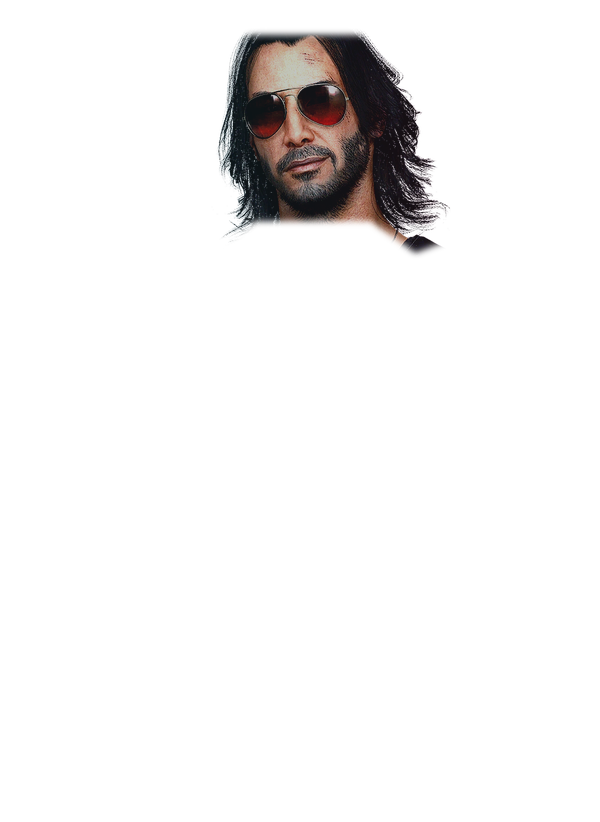
#> input picture assets/rig/rig_hair_back.png, 600 x 822 px; its folder holds 5 pictures in this run
$ python build_sprite_strips.py
#> lines starting #> are read from the running program, lines starting #| are printed output that depends on the picture
#> in build_beam_in_strip, `strip = Image.new("RGBA", (FW * FRAMES, FH), (0, 0, 0, 0))`: strip: PIL image 1920x329 RGBA; every value is 0
"""
Этап 11: Генератор горизонтальных покадровых PNG-лент (Sprite Strips, 8 кадров по 240x329 = 1920x329) в папке assets/strips/:
  - strip_beam_in.png       (материализация Джонни из лазерных лучей биочипа Relic при запуске)
  - strip_malorian_spin.png (фирменная прокрутка и перезарядка пистолета Malorian Arms 3516 с огненной вспышкой)
  - strip_sleep.png         (режим сна / ожидания с плавающими голограммами Zzz // RELIC STANDBY)
  - strip_walk.png          (8-кадровая походка вдоль верхней рамки окна для режима прогулки Wandering)
"""

import math
from pathlib import Path
import numpy as np
from PIL import Image, ImageDraw, ImageEnhance

ROOT_DIR = Path(__file__).resolve().parent.parent
RIG_DIR = ROOT_DIR / "assets" / "rig"
STRIPS_DIR = ROOT_DIR / "assets" / "strips"
STRIPS_DIR.mkdir(parents=True, exist_ok=True)

FW, FH = 240, 329
FRAMES = 8


def _load_rig_part(name: str) -> Image.Image:
#> called with name = 'rig_hair_back.png'
    p = RIG_DIR / name
    return Image.open(p).convert("RGBA").resize((FW, FH), Image.Resampling.LANCZOS)


def _assemble_pose(
    head_ang: float = 0.0,
    arm_r_ang: float = 0.0,
    arm_l_ang: float = 0.0,
    leg_l_ang: float = 0.0,
    leg_r_ang: float = 0.0,
    body_dy: int = 0,
) -> Image.Image:
    hair = _load_rig_part("rig_hair_back.png")
    leg_l = _load_rig_part("rig_leg_left.png")
#> call 2 of _load_rig_part, with name = 'rig_leg_left.png'
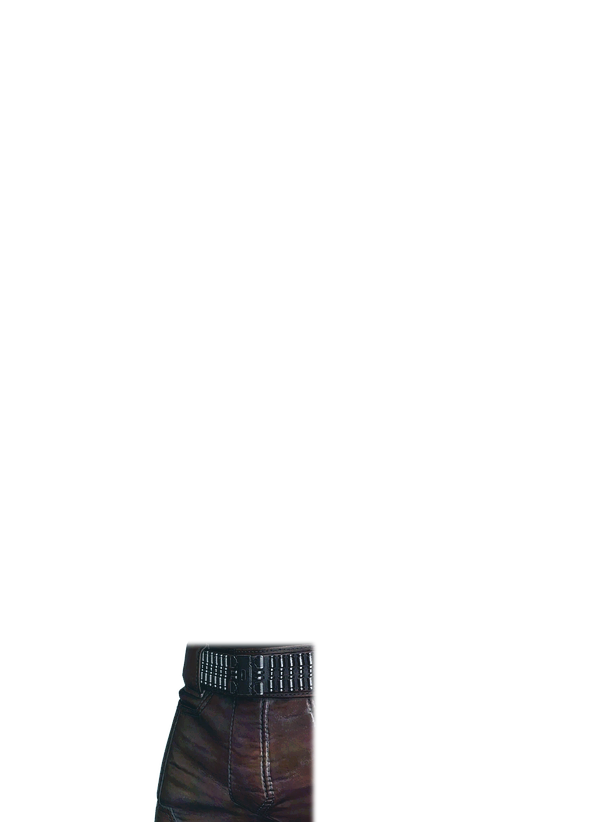
#> input picture assets/rig/rig_leg_left.png, 600 x 822 px
    leg_r = _load_rig_part("rig_leg_right.png")
#> call 3 of _load_rig_part, with name = 'rig_leg_right.png'
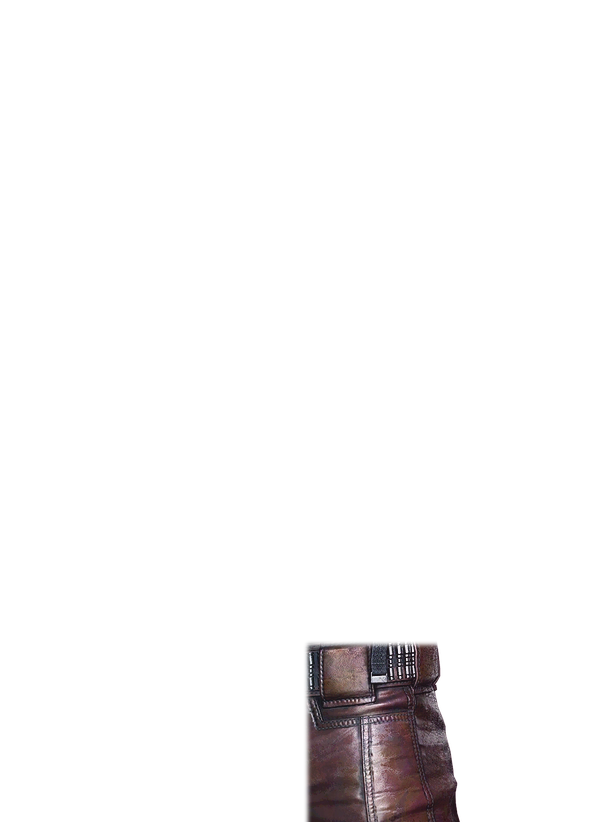
#> input picture assets/rig/rig_leg_right.png, 600 x 822 px
    lower = _load_rig_part("rig_lower.png")
#> call 4 of _load_rig_part, with name = 'rig_lower.png'
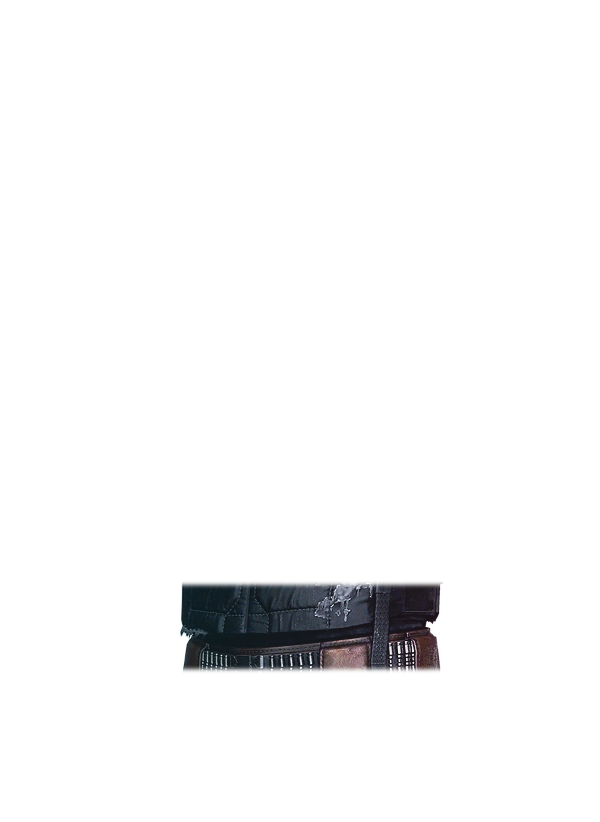
#> input picture assets/rig/rig_lower.png, 600 x 822 px
    torso = _load_rig_part("rig_torso.png")
    arm_r = _load_rig_part("rig_arm_right.png")
    arm_l = _load_rig_part("rig_arm_left.png")
    head = _load_rig_part("rig_head.png")
    glint = _load_rig_part("rig_glasses_glint.png")
    jaw = _load_rig_part("rig_jaw.png")

    canvas = Image.new("RGBA", (FW, FH), (0, 0, 0, 0))

    ll_rot = leg_l.rotate(leg_l_ang, center=(int(FW * 0.42), int(FH * 0.78)), resample=Image.Resampling.BICUBIC)
    lr_rot = leg_r.rotate(leg_r_ang, center=(int(FW * 0.60), int(FH * 0.78)), resample=Image.Resampling.BICUBIC)
    ar_rot = arm_r.rotate(arm_r_ang, center=(int(FW * 0.316), int(FH * 0.408)), resample=Image.Resampling.BICUBIC)
    al_rot = arm_l.rotate(arm_l_ang, center=(int(FW * 0.753), int(FH * 0.408)), resample=Image.Resampling.BICUBIC)
    hd_comb = Image.alpha_composite(Image.alpha_composite(head, glint), jaw)
    hd_rot = hd_comb.rotate(head_ang, center=(int(FW * 0.525), int(FH * 0.255)), resample=Image.Resampling.BICUBIC)
    hr_rot = hair.rotate(-head_ang * 0.7, center=(int(FW * 0.525), int(FH * 0.18)), resample=Image.Resampling.BICUBIC)

    upper = Image.new("RGBA", (FW, FH), (0, 0, 0, 0))
    for part in (hr_rot, torso, al_rot, hd_rot, ar_rot):
        upper = Image.alpha_composite(upper, part)

    canvas = Image.alpha_composite(canvas, ll_rot)
    canvas = Image.alpha_composite(canvas, lr_rot)
    canvas = Image.alpha_composite(canvas, lower)

    shifted_upper = Image.new("RGBA", (FW, FH), (0, 0, 0, 0))
    shifted_upper.paste(upper, (0, body_dy), upper)
    canvas = Image.alpha_composite(canvas, shifted_upper)
    return canvas


def build_beam_in_strip() -> None:
    strip = Image.new("RGBA", (FW * FRAMES, FH), (0, 0, 0, 0))
    base_pose = _assemble_pose()
    arr_base = np.array(base_pose, dtype=np.uint8)

    for i in range(FRAMES):
        progress = (i + 1) / FRAMES
        frame = Image.new("RGBA", (FW, FH), (0, 0, 0, 0))
        d = ImageDraw.Draw(frame)

        # Вертикальные лазерные лучи телепортации Relic (#00F0FF и #FF2A55)
        beam_w = int((1.0 - progress * 0.75) * 70) + 6
        cx = FW // 2
        if i < FRAMES - 1:
            d.rectangle((cx - beam_w, 0, cx + beam_w, FH), fill=(0, 240, 255, int((1.0 - progress) * 165)))
            d.line([(cx, 0), (cx, FH)], fill=(252, 238, 9, int((1.0 - progress) * 240)), width=3)

        # Постепенное проявление силуэта сверху вниз со сдвигом полос
        reveal_h = int(FH * progress)
        f_arr = np.zeros_like(arr_base)
        f_arr[:reveal_h] = arr_base[:reveal_h]
        if i < FRAMES - 1:
            # Голубая вспышка на границе сканирования
            y_scan = min(reveal_h - 1, FH - 1)
            f_arr[max(0, y_scan - 4) : y_scan + 1, :, :3] = [0, 240, 255]

        char_layer = Image.fromarray(f_arr, mode="RGBA")
        frame = Image.alpha_composite(frame, char_layer)
        strip.paste(frame, (i * FW, 0))

    strip.save(STRIPS_DIR / "strip_beam_in.png", format="PNG")
    print("[OK] Saved strip_beam_in.png")


# [74 lines left out: functions build_malorian_spin_strip, build_sleep_strip, build_walk_strip, not called in this run]


if __name__ == "__main__":
#> (the run stopped early here; a loop or call above may not have finished)
